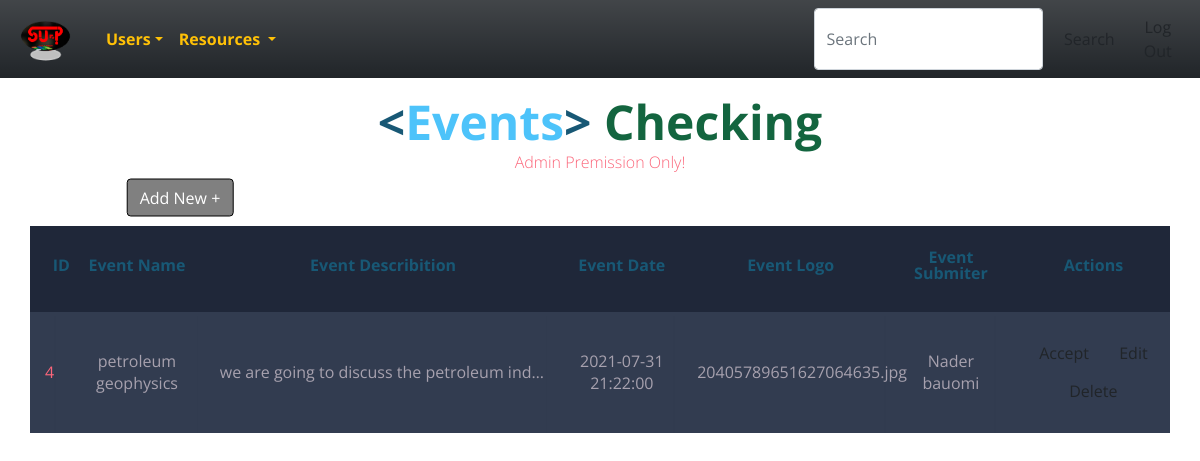
The page /admin/resources/eventsCheck/index.php (signed in) on the database its author committed.
### tables this page shows
CREATE TABLE `events_check` (
  `id` int(11) NOT NULL,
  `event_name` char(100) NOT NULL,
  `event_desc` varchar(500) NOT NULL,
  `e_date` timestamp NOT NULL DEFAULT current_timestamp() ON UPDATE current_timestamp(),
  `event_submiter` int(11) DEFAULT NULL,
  `e_logo` char(100) NOT NULL
);

CREATE TABLE `users` (
  `id` int(11) NOT NULL,
  `name` char(50) NOT NULL,
  `email` char(80) NOT NULL,
  `password` char(50) NOT NULL,
  `phone` int(11) NOT NULL,
  `gender` char(40) NOT NULL,
  `user_type` int(11) DEFAULT NULL
);

### admin/resources/eventsCheck/index.php (the view, shortened to what this page needs)
<?php
require '../../../dbConnection.php';
require "../headeradmin.php";
$sql = "select events_check.* , users.id as userID , users.name as submiter from events_check join users on events_check.event_submiter = users.id order by events_check.id asc";
$op = mysqli_query($con, $sql);
?>
<!DOCTYPE html>
<html lang="en">
<head>
    <link rel="stylesheet" href="../../../css/display.css">
</head>
<body>
    <h1 class="head"><span class="blue">&lt;</span>Events<span class="blue">&gt;</span> <span class="yellow">Checking</pan>
    </h1>
    <h2>Admin Premission Only! <br><br>
    </h2>
    <a href="create.php" title="Avaliable only for Company Users to add Events to checked" class="btn btn-secondary add" style="color: #fff ;
    background-color: gray;
    border-color: black;">Add New +</a>
    <table class="container">
        <thead>
            <tr>
                <th>
                </th>
                <th>
                    <h1>Event Name</h1>
                </th>
                <th>
                    <h1>Event Describition</h1>
                </th>
                <th>
                    <h1> Event Date</h1>
                </th>
                <th>
                    <h1>Event Logo</h1>
                </th>
                <th>
                    <h1>Event Submiter</h1>
                </th>
                <th>
                    <h1>Actions</h1>
                </th>
            </tr>
        </thead>
        <tbody>
            <?php while ($data = mysqli_fetch_assoc($op)) { ?>
                <tr>
                    <td><?php echo $data['id']; ?></td>
                    <td><?php echo $data['event_name']; ?></td>
                    <td style="white-space: nowrap;overflow: hidden;text-overflow: ellipsis; width:8%"><?php echo $data['event_desc']; ?></td>
                    <td style="text-align: center;"><?php echo $data['e_date']; ?></td>
                    <td><?php echo $data['e_logo']; ?></td>
                    <td><?php echo $data['submiter']; ?></td>
                    <td>
                        <a href="accept.php?id=<?php echo $data['id']; ?>" class="btn btn-success ">Accept</a>
                        <a href="edit.php?id=<?php echo $data['id']; ?>" class="btn btn-primary ">Edit</a>
                        <a href="delete.php?id=<?php echo $data['id'] ?>" class="btn btn-danger ">Delete</a>
                    </td>
                </tr>
            <?php } ?>
        </tbody>
    </table>
</body>
</html>

### css/display.css (style rules this page uses)
body { font-family: 'Open Sans', sans-serif; font-weight: 300; line-height: 1.42em; color: #A7A1AE; background: url(http://cdn.magdeleine.co/wp-content/uploads/2014/05/3jPYgeVCTWCMqjtb7Dqi_IMG_8251-1400x933.jpg); background-size: cover; background-repeat: no-repeat; perspective: 300px; }
h1 { font-size: 3em; font-weight: 300; line-height: 1em; text-align: center; color: #4DC3FA; font-weight: bold; }
h2 { font-size: 1em; font-weight: 300; text-align: center; display: block; line-height: 1em; padding-bottom: 2em; color: #FB667A; }
.blue { color: #185875; }
.yellow { color: #13653f; }
.container th h1 { font-weight: bold; font-size: 1em; text-align: left; color: #185875; }
.container td { font-weight: normal; font-size: 1em; -webkit-box-shadow: 0 2px 2px -2px #0E1119; -moz-box-shadow: 0 2px 2px -2px #0E1119; box-shadow: 0 2px 2px -2px #0E1119; }
.container { text-align: left; overflow: hidden; width: 80%; margin: 0 auto; display: table; padding: 0 0 8em 0; }
.container td, .container th { padding-bottom: 2%; padding-top: 2%; padding-left: 2%; }
.container tr:nth-child(odd) { background-color: #323C50; }
.container th { background-color: #1F2739; }
.container td:first-child { color: #FB667A; padding-left: 15px; }
.btn-success { color: #fff; background-color: #198754; border-color: #198754; }
.btn-danger { color: #fff; background-color: #dc3545; border-color: #dc3545; }
.btn { display: inline-block; font-weight: 400; line-height: 1.5; color: #212529; text-align: center; text-decoration: none; vertical-align: middle; cursor: pointer; -webkit-user-select: none; -moz-user-select: none; user-select: none; background-color: transparent; border: 1px solid transparent; padding: 0.375rem 0.75rem; font-size: 1rem; border-radius: 0.25rem; transition: color 0.15s ease-in-out, background-color 0.15s ease-in-out, border-color 0.15s ease-in-out, box-shadow 0.15s ease-in-out; }

### admin/resources/eventsCheck/index.php (style rules this page uses)
.head { margin-top: 20px; }
.add { text-align: center; position: absolute; left: 15%; transform: translateX(-50%) translateY(-125%); }
table { width: 100% !important; }
th h1 { text-align: center !important; }
td { text-align: center !important; }

### rows shown on the page
events_check: id "4", event_name "petroleum geophysics", event_desc "we are going to discuss the petroleum ind…", e_date "2021-07-31 21:22:00", e_logo "20405789651627064635.jpg", event_submiter.name "Nader bauomi"
